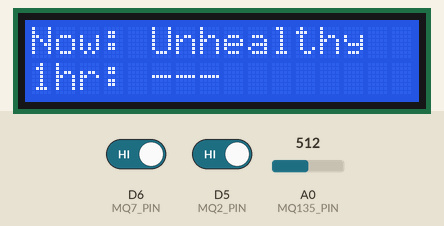
The sketch below on a simulated ESP8266 (NodeMCU). On the bench: 16×2 character LCD. Inputs (shaded band) come from the test bench; at power-on: D6 (MQ7_PIN) HIGH, A0 (MQ135_PIN) = 512, D5 (MQ2_PIN) HIGH. WiFi joins after 1.5 s; servers stay silent unless stated; uploads are accepted with an empty reply; what the sketch prints to the serial monitor is not drawn.

Above: at 18.0 s.
18.1 s: D6 (MQ7_PIN) driven LOW
At 33.6 s:
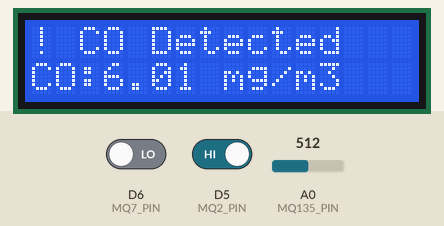
37.0 s: A0 (MQ135_PIN) set to 306
At 42.8 s:
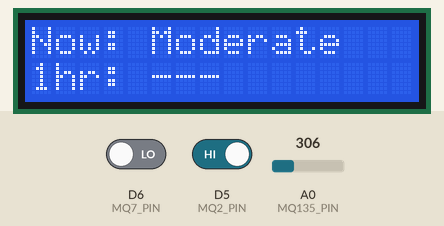
58.7 s: D5 (MQ2_PIN) driven LOW
At 70.1 s:
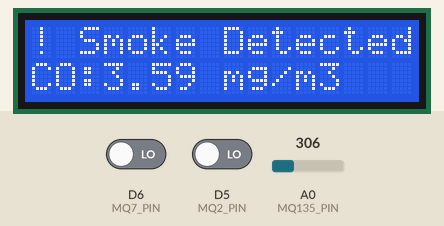
74.1 s: A0 (MQ135_PIN) set to 122
At 80.4 s:
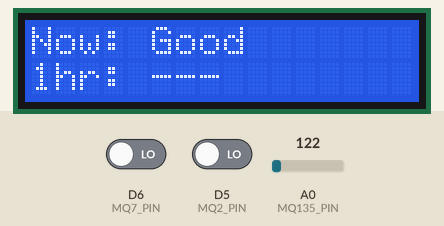
Timing chart, 0 to 81.9 s (numbered marks = the images above; inputs shaded):
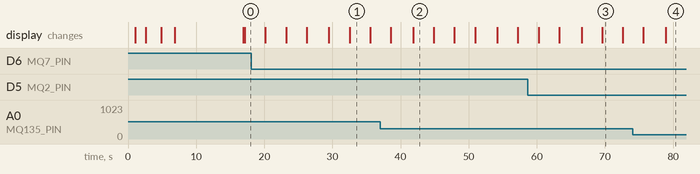

Measured:
- after the input at 18.1 s, the display: first differs from a run without the input after 14.4 s (image 1)
- after the input at 37.0 s, the display: first differs from a run without the input after 4.9 s (image 2)
- after the input at 58.7 s, the display: first differs from a run without the input after 10.9 s (image 3)
- after the input at 74.1 s, the display: first differs from a run without the input after 4.8 s (image 4)
- what the display in image 1 shows lasts 3.1 s, from 32.5 s to 35.6 s

The sketch:

aqi_fastapi_final.ino
```cpp
/*
 * IoT AQI Monitor — ESP8266 + FastAPI Integration
 * Sensors : MQ-2, MQ-7, MQ-135, LCD 16x2
 * Simulated: Temperature, Humidity, PM2.5, PM10
 *
 * Libraries required:
 *   - LiquidCrystal_I2C by Frank de Brabander
 *   - ArduinoJson       by Benoit Blanchon
 */

#include <ESP8266WiFi.h>
#include <ESP8266HTTPClient.h>
#include <ArduinoJson.h>
#include <Wire.h>
#include <LiquidCrystal_I2C.h>

// ============================================================
// CONFIGURATION — UPDATE THESE
// ============================================================
const char* WIFI_SSID     = "Srija's OnePlus";
const char* WIFI_PASSWORD = "srij1375";
const char* SERVER_IP     = "10.121.97.96";   // your laptop IP
const int   SERVER_PORT   = 8080;

// ============================================================
// PIN DEFINITIONS
// ============================================================
#define MQ2_PIN    D5
#define MQ7_PIN    D6
#define MQ135_PIN  A0

#define MQ135_CO_MAX   12.0
#define MQ135_ADC_MAX  1023.0

// Placeholder values for fields model needs but we can't measure
#define DEFAULT_NOX     120.0
#define DEFAULT_NO2      60.0
#define DEFAULT_PT08S1  1050.0
#define DEFAULT_C6H6      4.8

// ============================================================
// OBJECTS
// ============================================================
LiquidCrystal_I2C lcd(0x27, 16, 2);
WiFiClient wifiClient;

// ============================================================
// SIMULATION STATE
// ============================================================
float lastTemp     = 25.0;
float lastHumidity = 55.0;
float lastPM25     = 12.0;
float lastPM10     = 18.0;

// ============================================================
// STRUCTS
// ============================================================
struct EnvReading {
  float temperature;
  float humidity;
};

struct PMReading {
  float pm25;
  float pm10;
  String category;
};

struct PredictionResult {
  String aqiCategory;
  String predictedCategory;
  float  predictedCO;
  float  pm25;
  float  pm10;
  String pm25Category;
  bool   success;
};

// ============================================================
// TEMPERATURE + HUMIDITY SIMULATOR
// ============================================================
EnvReading simulateEnvironment() {
  EnvReading env;

  float timeOfDay = fmod((float)millis() / 3600000.0, 24.0);
  float baseTemp  = 22.0 + 4.0 * sin(PI * (timeOfDay - 6.0) / 12.0);
  float tempNoise = ((float)(millis() % 100) / 100.0 - 0.5) * 0.6;

  env.temperature = 0.8 * (baseTemp + tempNoise) + 0.2 * lastTemp;
  env.temperature = constrain(env.temperature, 18.0, 34.0);
  lastTemp = env.temperature;

  float baseHumidity = 70.0 - (env.temperature - 18.0) * 1.2;
  float humNoise     = ((float)(millis() % 73) / 73.0 - 0.5) * 2.0;

  env.humidity = 0.8 * (baseHumidity + humNoise) + 0.2 * lastHumidity;
  env.humidity = constrain(env.humidity, 30.0, 80.0);
  lastHumidity = env.humidity;

  return env;
}

// ============================================================
// PM SIMULATOR
// ============================================================
PMReading simulatePM(float co, float temperature, float humidity) {
  PMReading pm;

  float base      = 8.0 + fmod((float)millis() / 1000.0, 12.0);
  float coFactor  = 1.0 + max(0.0f, (co - 2.0f) * 2.5f);
  float rhFactor  = constrain(1.0 + (50.0 - humidity) * 0.008, 0.7, 1.4);
  float tmpFactor = 1.0 + max(0.0f, (temperature - 20.0f) * 0.015f);
  float noise     = ((float)(millis() % 100) / 100.0 - 0.5) * 2.4;

  pm.pm25 = constrain(0.7 * (base * coFactor * rhFactor * tmpFactor + noise) + 0.3 * lastPM25, 2.0, 150.0);
  lastPM25 = pm.pm25;

  pm.pm10 = constrain(pm.pm25 * 1.6, pm.pm25, 250.0);
  lastPM10 = pm.pm10;

  if (pm.pm25 <= 15)       pm.category = "Good";
  else if (pm.pm25 <= 35)  pm.category = "Moderate";
  else if (pm.pm25 <= 75)  pm.category = "Unhealthy";
  else                     pm.category = "Hazardous";

  return pm;
}

// ============================================================
// AQI CLASSIFICATION (local fallback)
// ============================================================
String classifyAQI(float co) {
  if (co <= 2)        return "Good";
  else if (co <= 5)   return "Moderate";
  else if (co <= 10)  return "Unhealthy";
  else                return "Hazardous";
}

// ============================================================
// PING FASTAPI SERVER
// ============================================================
void pingServer() {
  HTTPClient http;
  String url = "http://" + String(SERVER_IP) + ":" + SERVER_PORT + "/health";
  http.begin(wifiClient, url);

  Serial.println("[INFO] Pinging FastAPI server...");
  int code = http.GET();

  if (code == 200) {
    Serial.println("[OK] FastAPI server reachable!");
    lcd.clear();
    lcd.setCursor(0, 0); lcd.print("Server OK!");
    delay(1500);
  } else {
    Serial.printf("[WARN] Server ping failed (HTTP %d)\n", code);
    lcd.clear();
    lcd.setCursor(0, 0); lcd.print("Server offline");
    lcd.setCursor(0, 1); lcd.print("Using local sim");
    delay(2000);
  }
  http.end();
}

// ============================================================
// SEND TO FASTAPI — matches PredictionRequest schema exactly
// ============================================================
PredictionResult sendToFastAPI(float co_gt, float temperature, float humidity) {
  PredictionResult result = {"N/A", "N/A", 0.0, 0.0, 0.0, "N/A", false};

  if (WiFi.status() != WL_CONNECTED) {
    Serial.println("[WARN] WiFi disconnected, using local classification");
    return result;
  }

  HTTPClient http;
  String url = "http://" + String(SERVER_IP) + ":" + SERVER_PORT + "/api/predict";
  http.begin(wifiClient, url);
  http.addHeader("Content-Type", "application/json");
  http.setTimeout(8000);

  // Build JSON body matching PredictionRequest in schemas.py
  StaticJsonDocument<256> reqDoc;
  reqDoc["co_gt"]             = co_gt;
  reqDoc["nox_gt"]            = DEFAULT_NOX;
  reqDoc["no2_gt"]            = DEFAULT_NO2;
  reqDoc["temperature"]       = temperature;
  reqDoc["relative_humidity"] = humidity;
  reqDoc["pt08_s1_co"]        = DEFAULT_PT08S1;
  reqDoc["c6h6_gt"]           = DEFAULT_C6H6;

  String payload;
  serializeJson(reqDoc, payload);
  Serial.println("[POST] /api/predict → " + payload);

  int httpCode = http.POST(payload);

  if (httpCode == 200) {
    String response = http.getString();
    Serial.println("[RESP] " + response);

    // Parse response matching PredictionResponse in schemas.py
    StaticJsonDocument<1024> respDoc;
    if (!deserializeJson(respDoc, response)) {
      result.aqiCategory       = respDoc["aqi_category"].as<String>();
      result.predictedCategory = respDoc["predicted_category"].as<String>();
      result.predictedCO       = respDoc["co_concentration_next_hour"].as<float>();
      // PM from backend pm_simulator.py (if available)
      result.pm25              = respDoc["pm25"].as<float>();
      result.pm10              = respDoc["pm10"].as<float>();
      result.pm25Category      = respDoc["pm25_category"].as<String>();
      result.success           = true;
      Serial.printf("[OK] AQI: %s | Predicted: %s | CO next hr: %.2f\n",
        result.aqiCategory.c_str(),
        result.predictedCategory.c_str(),
        result.predictedCO
      );
    } else {
      Serial.println("[ERROR] Failed to parse response JSON");
    }
  } else {
    Serial.printf("[ERROR] HTTP %d from FastAPI\n", httpCode);
  }

  http.end();
  return result;
}

// ============================================================
// SETUP
// ============================================================
void setup() {
  Serial.begin(115200);
  delay(1000);

  Serial.println("=============================");
  Serial.println(" IoT AQI Monitor + FastAPI");
  Serial.println(" Temp + PM: Simulated");
  Serial.println("=============================");

  pinMode(MQ2_PIN, INPUT);
  pinMode(MQ7_PIN, INPUT);

  lcd.init();
  lcd.backlight();
  lcd.setCursor(0, 0); lcd.print("AQI Monitor");
  lcd.setCursor(0, 1); lcd.print("Connecting...");

  // Connect to Wi-Fi
  WiFi.begin(WIFI_SSID, WIFI_PASSWORD);
  Serial.printf("Connecting to %s", WIFI_SSID);

  int attempts = 0;
  while (WiFi.status() != WL_CONNECTED && attempts < 30) {
    delay(500); Serial.print("."); attempts++;
  }

  if (WiFi.status() == WL_CONNECTED) {
    Serial.println("\n[OK] WiFi Connected: " + WiFi.localIP().toString());
    lcd.clear();
    lcd.setCursor(0, 0); lcd.print("WiFi OK!");
    lcd.setCursor(0, 1); lcd.print(WiFi.localIP());
    delay(2000);
    pingServer();
  } else {
    Serial.println("\n[WARN] WiFi failed. Running in offline mode.");
    lcd.clear();
    lcd.setCursor(0, 0); lcd.print("WiFi Failed");
    lcd.setCursor(0, 1); lcd.print("Offline mode");
    delay(2000);
  }

  // Warm up MQ sensors
  lcd.clear();
  lcd.setCursor(0, 0); lcd.print("Warming up...");
  lcd.setCursor(0, 1); lcd.print("10 seconds...");
  Serial.println("Warming up MQ sensors...");
  delay(10000); // use 120000 in production

  lcd.clear();
  Serial.println("Ready!\n");
}

// ============================================================
// LOOP
// ============================================================
void loop() {

  // --- Real sensors ---
  bool  smokeDetected = (digitalRead(MQ2_PIN) == LOW);
  bool  coDetected    = (digitalRead(MQ7_PIN) == LOW);
  int   mq135Raw      = analogRead(MQ135_PIN);
  float co_gt         = constrain(
    (mq135Raw / MQ135_ADC_MAX) * MQ135_CO_MAX, 0.0, MQ135_CO_MAX
  );

  // --- Simulated sensors ---
  EnvReading env = simulateEnvironment();
  PMReading  pm  = simulatePM(co_gt, env.temperature, env.humidity);

  // --- Send to FastAPI ---
  PredictionResult pred = sendToFastAPI(co_gt, env.temperature, env.humidity);

  // Use server PM if available, local simulation as fallback
  float  displayPM25    = pred.success ? pred.pm25        : pm.pm25;
  float  displayPM10    = pred.success ? pred.pm10        : pm.pm10;
  String displayPM25Cat = pred.success ? pred.pm25Category: pm.category;
  String aqiNow         = pred.success ? pred.aqiCategory : classifyAQI(co_gt);
  String aqiNext        = pred.success ? pred.predictedCategory : "---";

  // --- Serial Monitor ---
  Serial.println("-----------------------------");
  Serial.print("MQ-2  (Smoke):     "); Serial.println(smokeDetected ? "DETECTED!" : "Clean");
  Serial.print("MQ-7  (CO):        "); Serial.println(coDetected    ? "DETECTED!" : "Clean");
  Serial.print("MQ-135 Raw:        "); Serial.println(mq135Raw);
  Serial.print("CO Concentration:  "); Serial.print(co_gt, 2);           Serial.println(" mg/m3");
  Serial.print("AQI Now:           "); Serial.println(aqiNow);
  Serial.print("AQI Next Hour:     "); Serial.println(aqiNext);
  Serial.print("Temp  [simulated]: "); Serial.print(env.temperature, 1);  Serial.println(" C");
  Serial.print("Humid [simulated]: "); Serial.print(env.humidity, 1);     Serial.println(" %");
  Serial.print("PM2.5 [simulated]: "); Serial.print(displayPM25, 1);      Serial.println(" ug/m3");
  Serial.print("PM10  [simulated]: "); Serial.print(displayPM10, 1);      Serial.println(" ug/m3");
  Serial.print("Server used:       "); Serial.println(pred.success ? "Yes" : "No (offline)");
  Serial.println("-----------------------------\n");

  // --- LCD Screen 1: Current AQI + Predicted AQI ---
  lcd.clear();
  lcd.setCursor(0, 0);
  lcd.print("Now: "); lcd.print(aqiNow);
  lcd.setCursor(0, 1);
  lcd.print("1hr: "); lcd.print(aqiNext);
  delay(3000);

  // --- LCD Screen 2: Gas alerts + CO ---
  lcd.clear();
  lcd.setCursor(0, 0);
  if (smokeDetected)   lcd.print("! Smoke Detected");
  else if (coDetected) lcd.print("! CO Detected   ");
  else                 lcd.print("Gas: Clean      ");
  lcd.setCursor(0, 1);
  lcd.print("CO:"); lcd.print(co_gt, 2); lcd.print(" mg/m3");
  delay(3000);

  // --- LCD Screen 3: Simulated Temp + Humidity ---
  lcd.clear();
  lcd.setCursor(0, 0);
  lcd.print("T:"); lcd.print(env.temperature, 1); lcd.print("C [sim]");
  lcd.setCursor(0, 1);
  lcd.print("RH:"); lcd.print(env.humidity, 1); lcd.print("% [sim]");
  delay(3000);

  // --- LCD Screen 4: Simulated PM ---
  lcd.clear();
  lcd.setCursor(0, 0);
  lcd.print("PM2.5:"); lcd.print(displayPM25, 1); lcd.print("[sim]");
  lcd.setCursor(0, 1);
  lcd.print("PM10: "); lcd.print(displayPM10, 1); lcd.print("[sim]");
  delay(3000);
}
```
